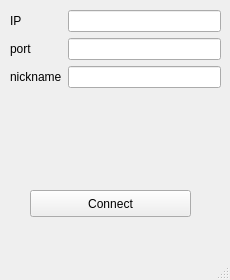
<?xml version="1.0" encoding="UTF-8"?>
<ui version="4.0">
 <class>MainWindow</class>
 <widget class="QMainWindow" name="MainWindow">
  <property name="geometry">
   <rect>
    <x>0</x>
    <y>0</y>
    <width>230</width>
    <height>280</height>
   </rect>
  </property>
  <property name="windowTitle">
   <string>MainWindow</string>
  </property>
  <widget class="QWidget" name="centralwidget">
   <widget class="QPushButton" name="connect_btn">
    <property name="geometry">
     <rect>
      <x>30</x>
      <y>190</y>
      <width>161</width>
      <height>27</height>
     </rect>
    </property>
    <property name="text">
     <string>Connect</string>
    </property>
   </widget>
   <widget class="QWidget" name="formLayoutWidget">
    <property name="geometry">
     <rect>
      <x>10</x>
      <y>10</y>
      <width>211</width>
      <height>95</height>
     </rect>
    </property>
    <layout class="QFormLayout" name="connection">
     <item row="1" column="0">
      <widget class="QLabel" name="port_l">
       <property name="text">
        <string>port</string>
       </property>
      </widget>
     </item>
     <item row="1" column="1">
      <widget class="QLineEdit" name="port_input"/>
     </item>
     <item row="2" column="0">
      <widget class="QLabel" name="nickname_l">
       <property name="text">
        <string>nickname</string>
       </property>
      </widget>
     </item>
     <item row="2" column="1">
      <widget class="QLineEdit" name="nickname_input"/>
     </item>
     <item row="0" column="0">
      <widget class="QLabel" name="ip_l">
       <property name="text">
        <string>IP</string>
       </property>
      </widget>
     </item>
     <item row="0" column="1">
      <widget class="QLineEdit" name="ip_input"/>
     </item>
    </layout>
   </widget>
  </widget>
  <widget class="QMenuBar" name="menubar">
   <property name="geometry">
    <rect>
     <x>0</x>
     <y>0</y>
     <width>230</width>
     <height>24</height>
    </rect>
   </property>
  </widget>
  <widget class="QStatusBar" name="statusbar"/>
 </widget>
 <resources/>
 <connections/>
</ui>
